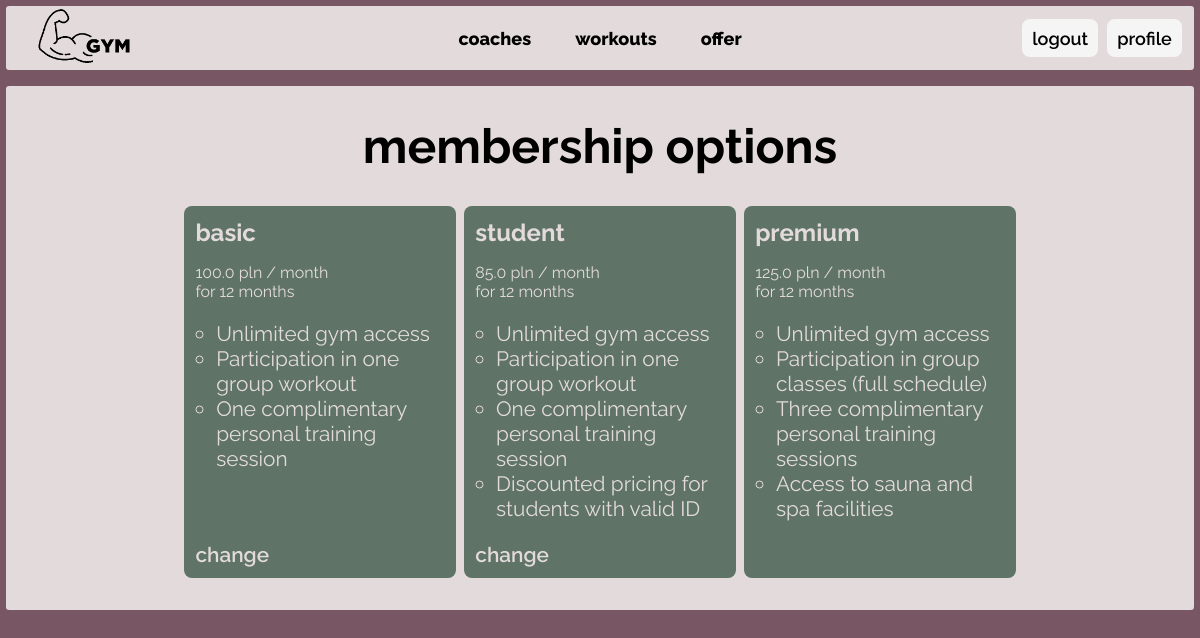
Page /memberships/show/ (signed in) on the committed database.
### memberships/models.py (models this page shows)
class Membership(models.Model):
    name = models.CharField(max_length=50)
    price_1 = models.FloatField()
    price_6 = models.FloatField()
    price_12 = models.FloatField()

### memberships/views.py (the view, shortened to what this page needs)
# urls.py: path("show/", views.show_memberships, name="show_memberships"),
def show_memberships(request):
    memberships = Membership.objects.all()
    desc = {
        'basic': ['Unlimited gym access',
                  'Participation in one group workout',
                  'One complimentary personal training session']
    }
    desc['student'] = desc['basic'].copy() + ['Discounted pricing for students with valid ID']
    desc['premium'] = ['Unlimited gym access',
                       'Participation in group classes (full schedule)',
                       'Three complimentary personal training sessions',
                       'Access to sauna and spa facilities',]
    for membership in memberships:
        membership.desc = desc.get(membership.name)
        membership.prices = {
            int(field.name.split('_')[-1]): getattr(membership, field.name)
            for field in membership._meta.get_fields()
            if field.name.startswith('price_')
        }
    context = {
        'memberships': memberships,
        'payment_options': Payment._meta.get_field('method').choices,
    }
    return render(request, 'memberships/memberships.html', context)

### memberships/templates/memberships/memberships.html (shortened to what this page needs)
{% extends 'core/index.html' %}
{% block content %}
<div id="memberships-page">
    <h1>membership options</h1>
    <div id="membership-options">
        {% for membership in memberships %}
        <form>
            <div>
                <h2>{{membership.name}}</h2>
                <p>{{membership.price_12}} pln / month <br> for 12 months</p>
                <ul>
                    {%for point in membership.desc%}
                    <li>{{point}}</li>
                    {%endfor%}
                </ul>
            </div>
            {% if user.is_authenticated and not user.is_coach and request.user.client.membership.id != membership.id %}
            <a onclick="showPayment(event, '{{membership.id}}')" class="get-button" href="{% url 'memberships:payment' membership_id=membership.id%}">{% if request.user.client.membership is null%}get{% else %}change{%endif%}</a>
            {% endif %}
        </form>
        {% endfor %}
    </div>
</div>
{% load static %}
{% endblock %}

### core/static/styles.css (style rules this page uses)
body { font-family: "Raleway", serif; font-optical-sizing: auto; font-style: normal; background: #795663; display: flex; flex-direction: column; align-items: center; margin: 0.5vw 0.5vw; }
a { transition: background-color 0.3s ease, color 0.3s ease; }
a { text-decoration: none; color: black; }
#memberships-page { display: flex; flex-direction: column; align-items: center; padding-bottom: 1rem; }
#memberships-page h1 { font-size: 3rem; }
#membership-options { display: flex; flex-direction: row; justify-content: space-between; width: 70%; }
#membership-options h2 { margin: 0 0 1rem 0; }
#membership-options p { margin: 0; }
#membership-options form { border-radius: 0.5rem; background-color: #5F7367; color: #E3DBDB; padding: 0.7rem; width: 30%; display: flex; flex-direction: column; justify-content: space-between; }
#membership-options form a { color: #E3DBDB; transition: color 0.3s ease; font-size: 1.3rem; font-weight: 600; justify-self: end; }
#membership-options ul { list-style-type: circle; font-size: 1.3rem; padding-left: 1.3rem; }

### rows in the picture
Membership: name "basic", price_12 "100.0", desc "Unlimited gym access" "Participation in one group workout" "One complimentary personal training session", shows "change"
Membership: name "student", price_12 "85.0", desc "Unlimited gym access" "Participation in one group workout" "One complimentary personal training session" "Discounted pricing for students with valid ID", shows "change"
Membership: name "premium", price_12 "125.0", desc "Unlimited gym access" "Participation in group classes (full schedule)" "Three complimentary personal training sessions" "Access to sauna and spa facilities"
